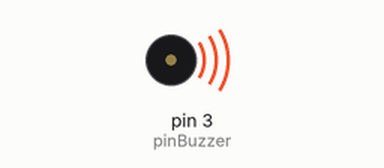
A sketch run on a simulated Arduino Uno, built with avr-gcc and run on an emulated ATmega328P. On the bench: buzzer (waves = sounding).

Above: at 0.1 s.
Timing chart, 0 to 40.0 s (numbered marks = the images above):
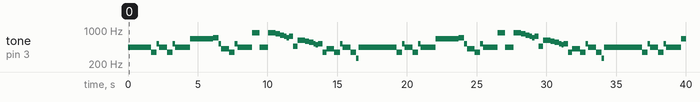

The sketch:

PRACTICA_2_5.ino
```cpp
int pinBuzzer = 3;

void setup()
{

}

void loop() {
tone(pinBuzzer, 440.000);
delay(550);

tone(pinBuzzer, 440.000);
delay(550);

tone(pinBuzzer, 440.000);
delay(550);

tone(pinBuzzer, 349.228);
delay(400);

tone(pinBuzzer, 523.251);
delay(200);

tone(pinBuzzer, 440.000);
delay(550);

tone(pinBuzzer, 349.228);
delay(400);

tone(pinBuzzer, 523.251);
delay(200);

tone(pinBuzzer, 440.000);
delay(1050);

tone(pinBuzzer, 659.255);
delay(550);

tone(pinBuzzer, 659.255);
delay(550);

tone(pinBuzzer, 659.255);
delay(550);

tone(pinBuzzer, 698.456);
delay(400);

tone(pinBuzzer, 523.251);
delay(200);

tone(pinBuzzer, 415.305);
delay(550);

tone(pinBuzzer, 349.228);
delay(400);

tone(pinBuzzer, 523.251);
delay(200);

tone(pinBuzzer, 440.000);
delay(1050);

tone(pinBuzzer, 880.000);
delay(550);

tone(pinBuzzer, 440.000);
delay(400);

tone(pinBuzzer, 440.000);
delay(200);

tone(pinBuzzer, 880.000);
delay(550);

tone(pinBuzzer, 830.609);
delay(300);

tone(pinBuzzer, 783.991);
delay(300);

tone(pinBuzzer, 739.989);
delay(175);

tone(pinBuzzer, 698.456);
delay(175);

tone(pinBuzzer, 739.989);
delay(300);

tone(pinBuzzer, 466.164);
delay(300);

tone(pinBuzzer, 622.254);
delay(550);

tone(pinBuzzer, 587.330);
delay(300);

tone(pinBuzzer, 554.365);
delay(300);

tone(pinBuzzer, 523.251);
delay(175);

tone(pinBuzzer, 493.883);
delay(175);

tone(pinBuzzer, 523.251);
delay(300);

tone(pinBuzzer, 349.228);
delay(300);

tone(pinBuzzer, 415.305);
delay(550);

tone(pinBuzzer, 349.228);
delay(425);

tone(pinBuzzer, 523.251);
delay(175);

tone(pinBuzzer, 440.000);
delay(550);

tone(pinBuzzer, 349.228);
delay(425);

tone(pinBuzzer, 261.626);
delay(175);

tone(pinBuzzer, 440.000);
delay(1050);
}
```

Measured:
- by itself, tone on pin 3 (pinBuzzer): plays 440 Hz for 1.7 s, 349 Hz for 0.40 s, 523 Hz for 0.20 s, 440 Hz for 0.55 s, 349 Hz for 0.40 s, 523 Hz for 0.20 s … (80 notes in this stretch)
